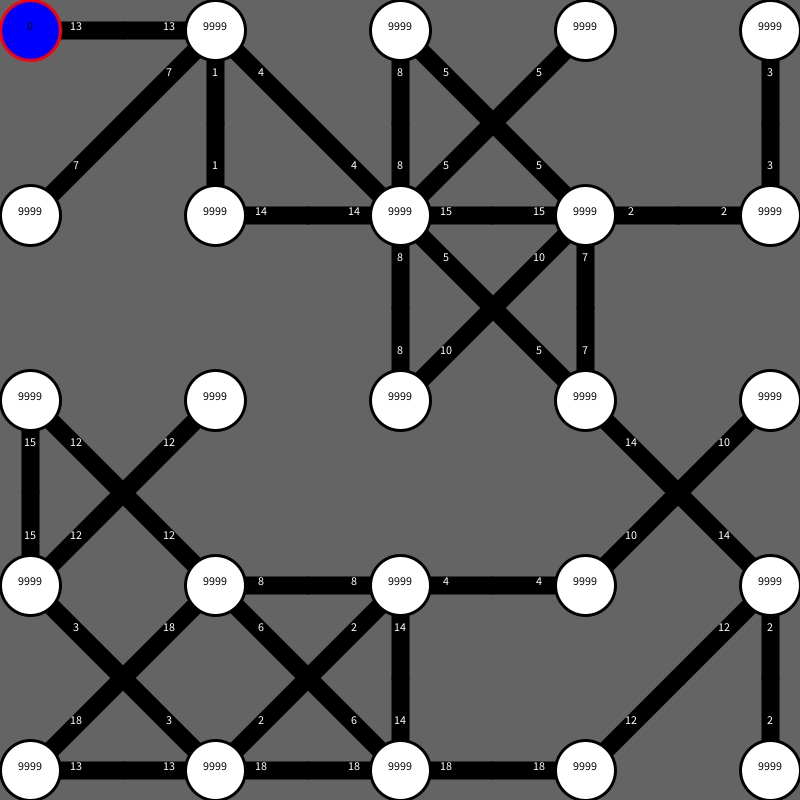
Frame 1 (no input)
Frame 60 (the mouse pressed at the canvas centre just before this capture): identical to frame 1, image omitted
Frame 120 (the mouse held since frame 60 and released just before this capture): identical to frame 1, image omitted

The Processing sketch that drew this single still picture (run headless with seeded random() and noise(); from frame 60 on, the mouse is pressed at the canvas centre):

// Processing sketch: sketch_200206a
// ── sketch_200206a.pde
//ユーザ定義~~~~~~~~~~~~~~~~~~~~|
int Length = 5;//一辺の長さ
int prim = 0;//開始点
int dropnum = 40;//線を消す個数
//______________________________|
//何かキーを押すと1ステップ実行
//押しっぱなしで連続
//各ノードをクリックするとそこから開始点までの最短経路を表示

int nodenum = Length*Length;
int sidesnum = 0;

int len;
int weight = 90/Length;

int node[] = new int[nodenum];
int sides[][] = new int[nodenum][8];
boolean route[][] = new boolean[nodenum][8];

int indx[] = {1,Length+1,Length,Length-1,-1,-Length-1,-Length,-Length+1};

Node nd[] = new Node[nodenum];
float r;
float d;
void setup() {
  size(800, 800);
  int ad = -2;
  for (int i = 0; i<Length-1; i++) {
    ad+=8;
    sidesnum += ad;
  }

  r = 300/(Length*2);
  d = (height-r-r)/(Length-1);
  len = int(d/2);

  SetWeight();
  SetPosition();
  drop();
  textAlign(CENTER);
  frameRate(60);
  nd[num].weight = 0;
}

void draw() {
  
  DRAW();
  
  if(rtidx!=prim&&finish)SetRoute();
}

void mousePressed(){
  int a = int(int((mouseY+d/2)/d)*Length+(mouseX+d/2)/d);
  rtidx = a;
  for(int i = 0;i<nodenum;i++){
    boolean ar[] = {false,false,false,false,false,false,false,false};
    route[i] = ar;
  }
}

void keyPressed(){
  if(!finish){
  Research();
  SetNum();
  }
  
}

void DRAW(){
  background(100);
  for (int i = 0; i<nodenum; i++) {
    fill(255);
    strokeWeight(weight);
    if (sides[i][0]>0) {
      if(route[i][0])stroke(255,0,0);
      line(nd[i].x, nd[i].y, nd[i].x+len, nd[i].y);
      text(sides[i][0], nd[i].x+len/2, nd[i].y);
      stroke(0);
    }
    if (sides[i][1]>0) {
      if(route[i][1])stroke(255,0,0);
      line(nd[i].x, nd[i].y, nd[i].x+len, nd[i].y+len);
      text(sides[i][1], nd[i].x+len/2, nd[i].y+len/2);
      stroke(0);
    }
    if (sides[i][2]>0) {
      if(route[i][2])stroke(255,0,0);
      line(nd[i].x, nd[i].y, nd[i].x, nd[i].y+len);
      text(sides[i][2], nd[i].x, nd[i].y+len/2);
      stroke(0);
    }
    if (sides[i][3]>0){
      if(route[i][3])stroke(255,0,0);
      line(nd[i].x, nd[i].y, nd[i].x-len, nd[i].y+len);
      text(sides[i][3], nd[i].x-len/2, nd[i].y+len/2);
      stroke(0);
    }
    if (sides[i][4]>0) {
      if(route[i][4])stroke(255,0,0);
      line(nd[i].x, nd[i].y, nd[i].x-len, nd[i].y);
      text(sides[i][4], nd[i].x-len/2, nd[i].y);
      stroke(0);
    }
    if (sides[i][5]>0) {
      if(route[i][5])stroke(255,0,0);
      line(nd[i].x, nd[i].y, nd[i].x-len, nd[i].y-len);
      text(sides[i][5], nd[i].x-len/2, nd[i].y-len/2);
      stroke(0);
    }
    if (sides[i][6]>0) {
      if(route[i][6])stroke(255,0,0);
      line(nd[i].x, nd[i].y, nd[i].x, nd[i].y-len);
      text(sides[i][6], nd[i].x, nd[i].y-len/2);
      stroke(0);
    }
    if (sides[i][7]>0) {
      if(route[i][7])stroke(255,0,0);
      line(nd[i].x, nd[i].y, nd[i].x+len, nd[i].y-len);
      text(sides[i][7], nd[i].x+len/2, nd[i].y-len/2);
      stroke(0);
    }
    
    if(i==num)stroke(255,0,0);
    
    strokeWeight(3);
    fill(255);
    if(nd[i].RF)fill(0,255,0);
    if(i==prim)fill(0,0,255);
    ellipse(nd[i].x, nd[i].y, r*2, r*2);
    fill(0);
    text(nd[i].weight, nd[i].x, nd[i].y);
    stroke(0);
  }
}

// ── Dijkstra.pde
int num = prim;
int rtidx = nodenum-1;
boolean finish = false;
void Research() {
  for (int j = 0; j<8; j++) {
    if (sides[num][j]!=0) {
      if (!nd[num+indx[j]].RF){
        if(nd[num+indx[j]].weight>nd[num].weight+sides[num][j])
        nd[num+indx[j]].weight = nd[num].weight+sides[num][j];
      }
    }
  }
  nd[num].RF=true;
}
void SetNum() {
  finish = true;
  int i = 0;
  int next = 0;
  while (nd[i].RF) {
    if (i>=nodenum-1)return;
    next = ++i;
  }
  for (i = 0; i<nodenum; i++) {
    if (!nd[i].RF) {
      if (nd[next].weight>nd[i].weight)next = i;
      finish = false;
    }
  }
  num = next;
}

void SetRoute() {
  boolean isolation = true;
  int i = -1;
  int min = 0;
  println(rtidx);
  while (i<7) {
    if (sides[rtidx][++i]!=0&&nd[rtidx].weight<9999) {
      isolation = false;
      if (nd[rtidx].weight>nd[rtidx+indx[i]].weight)
        if(abs(nd[rtidx].weight-nd[rtidx+indx[i]].weight)==sides[rtidx][i])min = i;
    }
  }
  if(isolation)return;
  route[rtidx][min] = true;
  rtidx += indx[min];
  min = (min+4)%8;
  route[rtidx][min] = true;
}

// ── Node.pde
class Node{
  float x,y;
  boolean RF = false;//調査済みフラグ
  int weight = 9999;
  Node(float _x,float _y){
    x = _x;
    y = _y;
  }
}

// ── SetupFunctions.pde
void SetWeight(){
  for (int i = 0; i<nodenum; i++) {
    boolean r[] = {false,false,false,false,false,false,false,false};
    route[i] = r;
    int edge[] = {int(random(1,20)),
                  int(random(1,20)),
                  int(random(1,20)),
                  int(random(1,20)),
                  int(random(1,20)), 
                  int(random(1,20)),
                  int(random(1,20)),
                  int(random(1,20))};
    sides[i]=edge;
    if (i/Length==0) {
      sides[i][5] = 0;
      sides[i][6] = 0;
      sides[i][7] = 0;
    }

    if (i/Length==(Length-1)) {
      sides[i][1] = 0;
      sides[i][2] = 0;
      sides[i][3] = 0;
    }

    if (i%Length==0) {
      sides[i][3] = 0;
      sides[i][4] = 0;
      sides[i][5] = 0;
    }
    if (i%Length==(Length-1)) {
      sides[i][0] = 0;
      sides[i][1] = 0;
      sides[i][7] = 0;
    }
    for(int j = 4;j<8;j++){
      if(sides[i][j]!=0){
        if(j==4)sides[i][4]=sides[i-1][0];
        if(j==5)sides[i][5]=sides[i-Length-1][1];
        if(j==6)sides[i][6]=sides[i-Length][2];
        if(j==7)sides[i][7]=sides[i-Length+1][3];
      }
    }
    int ran = int(random(0, 8));
    while (sides[i][ran]==0) {
      ran = int(random(0, 8));
    }
  }
}

void SetPosition(){
  for (int i = 0; i<Length; i++) {
    for (int j = 0; j<Length; j++) {
      nd[Length*j+i] = new Node(i*d+r, j*d+r);
    }
  }
}

void drop() {
  if (dropnum>sidesnum)dropnum = sidesnum;
  int ranA = int(random(0, nodenum));
  int ranB = int(random(0, 8));
  for (int i = 0; i<dropnum; i++) {
    while (sides[ranA][ranB]==0||ranA==0) {
      ranA = int(random(0, nodenum));
      ranB = int(random(0, 8));
    }
    switch(ranB) {
    case 0:
      sides[ranA][0] = 0;
      sides[ranA+1][4] = 0;
      break;
    case 1:
      sides[ranA][1] = 0;
      sides[ranA+Length+1][5] = 0;
      break;
    case 2:
      sides[ranA][2] = 0;
      sides[ranA+Length][6] = 0;
      break;
    case 3:
      sides[ranA][3] = 0;
      sides[ranA+Length-1][7] = 0;
      break;
    case 4:
      sides[ranA][4] = 0;
      sides[ranA-1][0] = 0;
      break;
    case 5:
      sides[ranA][5] = 0;
      sides[ranA-Length-1][1] = 0;
      break;
    case 6:
      sides[ranA][6] = 0;
      sides[ranA-Length][2] = 0;
      break;
    case 7:
      sides[ranA][7] = 0;
      sides[ranA-Length+1][3] = 0;
      break;
    }
  }
}
